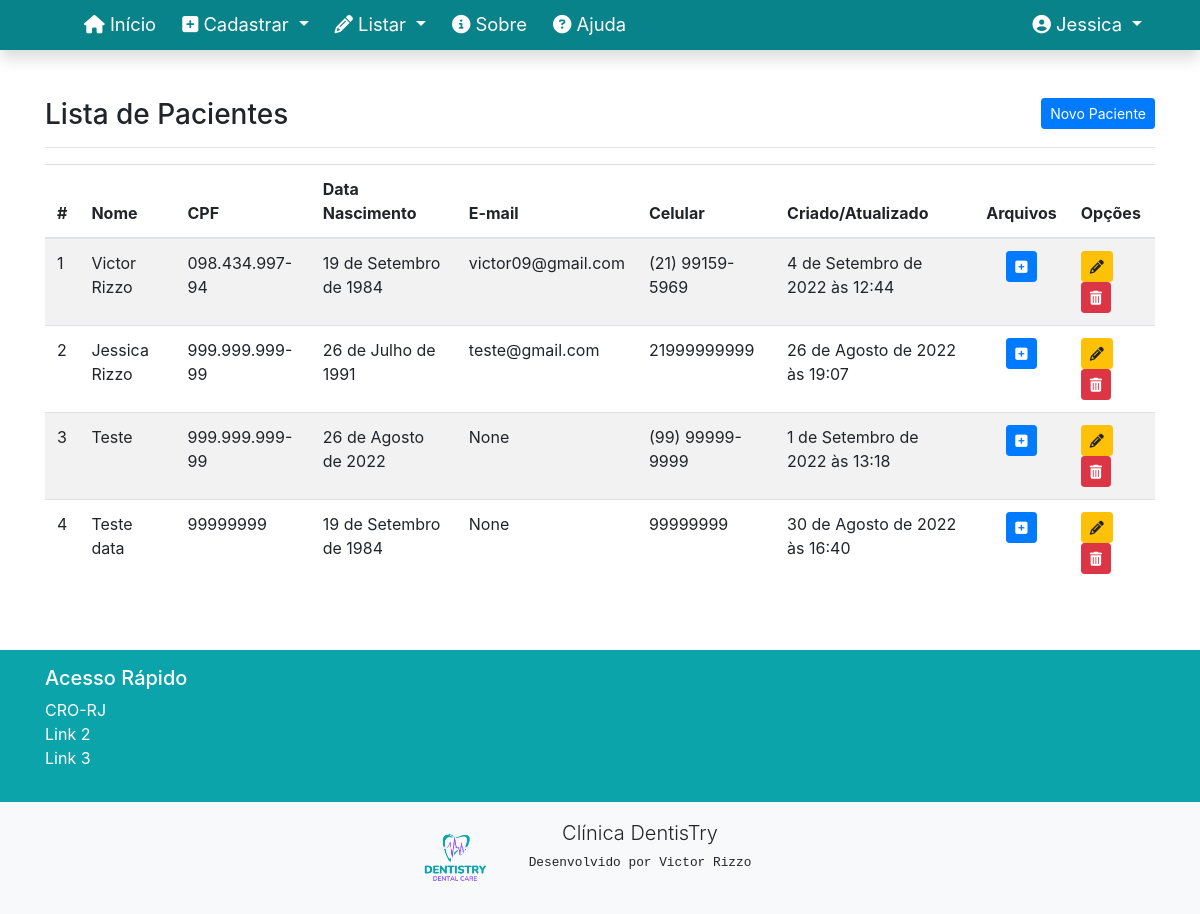
Before: /listar/pacientes/ (signed in) with the older database file.
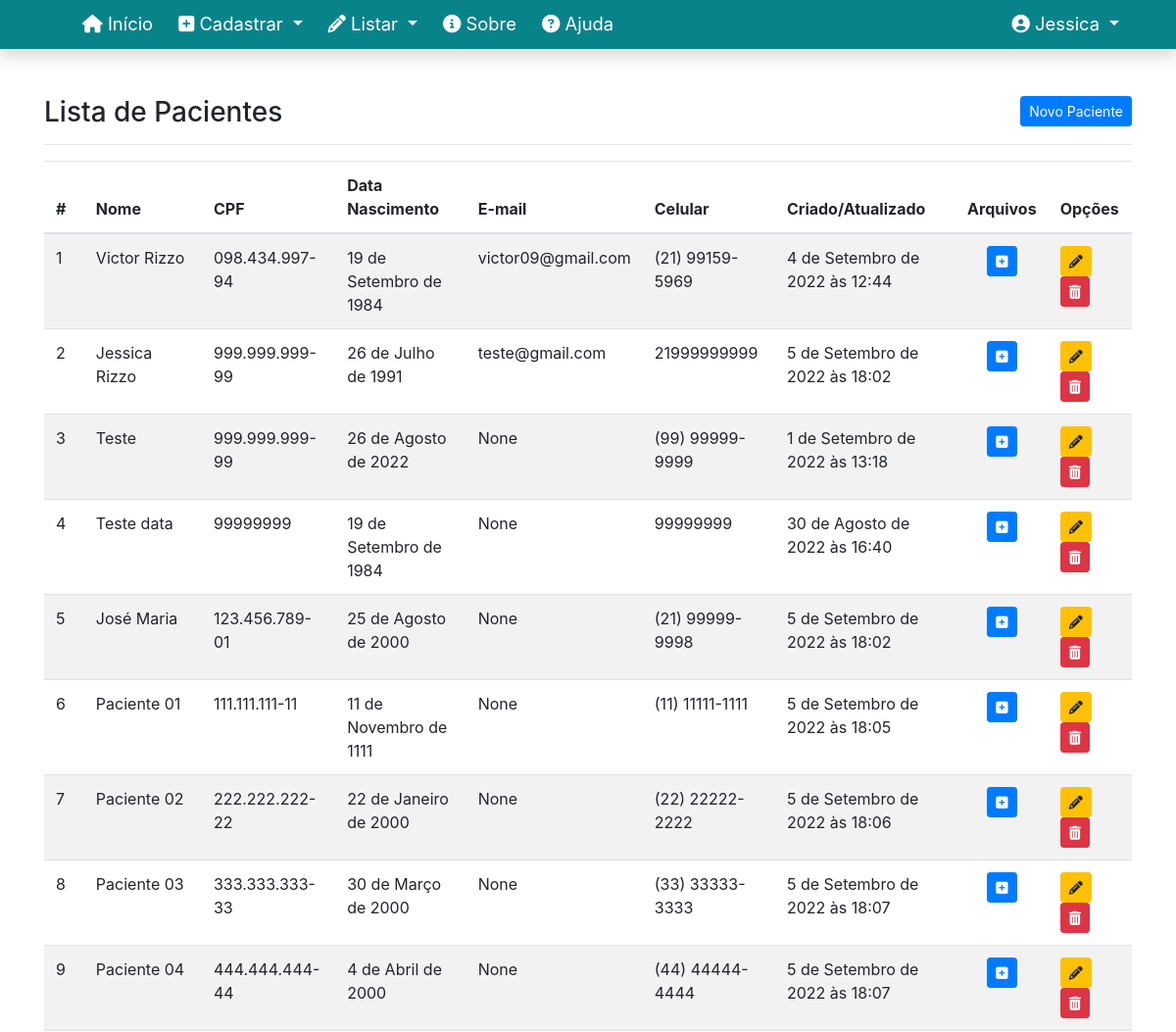
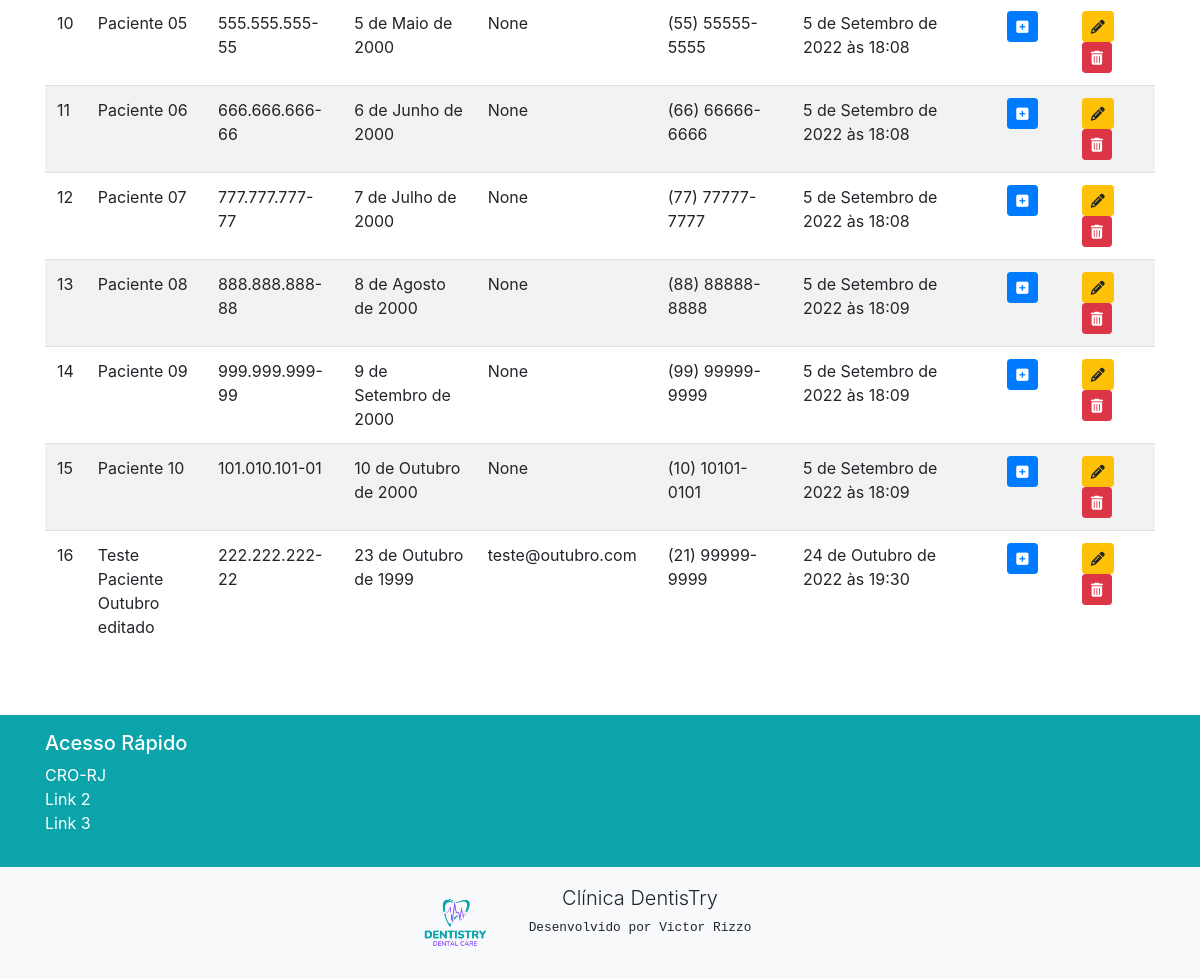
After: the same page with the newer database file (2 pictures, top to bottom).
### agendamentos/models.py (models this page shows, shortened)
class Paciente(models.Model):
    nome = models.CharField('Nome do paciente', max_length=250)
    cpf = models.CharField('CPF ', max_length=14, help_text="Digite somente os números.")
    email = models.CharField('E-mail', max_length=250, null=True, blank=True)
    data_nascimento = models.DateField('Data de Nascimento', help_text="DD/MM/AAAA")
    celular = models.CharField('Núm. celular', max_length=250, help_text="Digite somente os números.")
    arquivo = models.FileField(upload_to='pdf/')
    atualizado_em = models.DateTimeField('Atualizado em', auto_now=True)
    class Meta:
        verbose_name = 'Paciente'
        verbose_name_plural = 'Pacientes'

### agendamentos/views.py (the view)
# urls.py: path('listar/pacientes/', PacienteList.as_view(), name='listar-pacientes'),
class PacienteList(LoginRequiredMixin, ListView):
    login_url = reverse_lazy('login')
    model = Paciente
    template_name = 'cadastros/listas/paciente.html'

### agendamentos/templates/cadastros/listas/paciente.html (shortened to what this page needs)
{% extends 'paginas/modelo-agendamento.html' %}
{% load static %}
{% load crispy_forms_tags %}
{% block conteudo %}
<h3>
    Lista de Pacientes
    <a href="{% url 'cadastrar-paciente' %}" class="btn btn-primary btn-sm float-right">Novo Paciente</a>
</h3>
<hr>
<div class="table-resposive">
    <table class="table table-striped" id="tabela-listar-pacientes">
        <thead>
            <tr>
                <th>#</th>
                <th>Nome</th>
                <th>CPF</th>
                <th>Data Nascimento</th>
                <th>E-mail</th>
                <th>Celular</th>
                <th>Criado/Atualizado</th>
                <th>Arquivos</th>
                <th>Opções</th>
            </tr>
        </thead>
        <tbody>
            {% for paciente in object_list %}
            <tr>
                <td>{{ paciente.pk }}</td>
                <td>{{ paciente.nome }}</td>
                <td>{{ paciente.cpf }}</td>
                <td>{{ paciente.data_nascimento }}</td>
                <td>{{ paciente.email }}</td>
                <td>{{ paciente.celular }}</td>
                <td>{{ paciente.atualizado_em }}</td>
                <td>
                    <div class="text-center">
                        <a href="{% url 'arquivos-paciente' paciente.pk %}" class="btn btn-primary btn-sm" title="Arquivo">
                            <i class="fa fa-plus-square" aria-hidden="true"></i>
                        </a>
                    </div>
                </td>
                <td>
                    <a href="{% url 'editar-paciente' paciente.pk %}" class="btn btn-warning btn-sm" title="Editar">
                        <i class="fa fa-pencil" aria-hidden="true"></i>
                    </a>
                    <a href="{% url 'excluir-paciente' paciente.pk %}" class="btn btn-danger btn-sm" title="Excluir">
                        <i class="fa fa-trash" aria-hidden="true"></i>
                    </a>
                </td>
            </tr>
            {% empty %}
            <tr>
                <td colspan="5">Nenhum paciente cadastrado.</td>
            </tr>
            {% endfor %}
        </tbody>
    </table>
</div>
{% endblock %}

### paginas/templates/paginas/modelo-agendamento.html (shortened to what this page needs)
{% load static %}
<!doctype html>
<html lang="pt-br" class="h-100">
<head>
    <link rel="stylesheet" href="https://cdn.jsdelivr.net/npm/bootstrap@4.4.1/dist/css/bootstrap.min.css">
    <link href="{% static 'css/font-awesome.css' %}" rel="stylesheet">
    <link href="{% static 'css/dentistry.css' %}" rel="stylesheet">
    <link rel="stylesheet" type="text/css" href="https://cdn.datatables.net/v/bs4/dt-1.12.1/datatables.min.css" />
</head>
<body class="d-flex flex-column h-100">
    <main role="main" class="flex-shrink-0">
        {% block menu %}
        <nav class="navbar navbar-expand-lg navbar-dark bg-dentistry-escuro font-115 shadow">
            <div class="container">
                <a class="navbar-brand" href="#">
                </a>
                <div class="collapse navbar-collapse" id="navbarNavDropdown">
                    <ul class="navbar-nav mr-auto">
                        <li class="nav-item">
                            <a class="nav-link" href="{% url 'index' %}">
                                <i class="fa fa-home" aria-hidden="true"></i>
                                Início
                            </a>
                        </li>
                        {% if request.user.is_authenticated %}
                        <li class="nav-item dropdown">
                            <a class="nav-link dropdown-toggle text-white" href="#" id="navbarDropdownMenuLink"
                                role="button" data-toggle="dropdown" aria-haspopup="true" aria-expanded="false">
                                <i class="fa fa-plus-square" aria-hidden="true"></i>
                                Cadastrar
                            </a>
                        </li>
                        {% endif %}
                        {% if request.user.is_authenticated %}
                        <li class="nav-item dropdown">
                            <a class="nav-link dropdown-toggle text-white" href="#" id="navbarDropdownMenuLink"
                                role="button" data-toggle="dropdown" aria-haspopup="true" aria-expanded="false">
                                <i class="fa fa-pencil" aria-hidden="true"></i>
                                Listar
                            </a>
                        </li>
                        {% endif %}
                        <li class="nav-item ">
                            <a class="nav-link" href="{% url 'sobre' %}">
                                <i class="fa fa-info-circle" aria-hidden="true"></i>
                                Sobre
                            </a>
                        </li>
                        <li class="nav-item ">
                            <a class="nav-link" href="mailto:victor09@gmail.com">
                                <i class="fa fa-question-circle" aria-hidden="true"></i>
                                Ajuda
                            </a>
                        </li>
                    </ul>
                    <ul class="navbar-nav">
                        {% if request.user.is_authenticated %}
                        <li class="nav-item dropdown">
                            <a class="nav-link dropdown-toggle text-white" href="#" id="navbarDropdownMenuLink"
                                role="button" data-toggle="dropdown" aria-haspopup="true" aria-expanded="false">
                                <i class="fa fa-user-circle" aria-hidden="true"></i>
                                <span id="username">{{ request.user }}</span>
                            </a>
                        </li>
                        {% endif %}
                    </ul>
                </div>
            </div>
        </nav>
        {% endblock %}
        <div class="container py-5">
            {% block conteudo %}{% endblock %}
        </div>
    </main>
    <footer class="mt-auto">
        {% block rodape-links %}
        <div class="container-fluid bg-dentistry text-white p-3">
            <div class="container">
                <div class="row">
                    <div class="col-sm">
                        <h5>Acesso Rápido</h5>
                        <ul class="list-unstyled">
                            <li><a href="https://www.cro-rj.org.br/" class="text-white">CRO-RJ</a></li>
                            <li><a href="#" class="text-white">Link 2</a></li>
                            <li><a href="#" class="text-white">Link 3</a></li>
                        </ul>
                    </div>
                </div>
            </div>
        </div>
        {% endblock %}
        {% block rodape %}
        <div class="container-fluid bg-light text-center p-3">
            <div class="row">
                <div class="col-md-4 mx-auto text-center">
                    <img src="{% static 'img/1.png' %}" height="80" class="float-left" alt="">
                    <p>
                        <span class="lead">Clínica DentisTry</span><br>
                        <span class="small text-monospace">Desenvolvido por Victor Rizzo</span>
                    </p>
                </div>
            </div>
            {% endblock %}
    </footer>
</body>
</html>

### static/css/dentistry.css (style rules this page uses)
.bg-dentistry { background-color: #0ba4ab; }
.bg-dentistry-escuro { background-color: #09838a; }
.font-115 { font-size: 115%; }
.navbar { padding: 0 !important; }
.navbar .navbar-brand { padding-left: 10px; }
.navbar a.nav-link { color: white !important; }
.navbar .nav-item { padding: 3px 5px; }
table td { max-width: 500px; }

Changed rows visible on the page:
changed Paciente "Jessica Rizzo": atualizado_em "26 de Agosto de 2022 às 19:07" → "5 de Setembro de 2022 às 18:02"
added Paciente: pk "5", nome "José Maria", cpf "123.456.789-01", data_nascimento "25 de Agosto de 2000", email "None", celular "(21) 99999-9998", atualizado_em "5 de Setembro de 2022 às 18:02"
added Paciente: pk "6", nome "Paciente 01", cpf "111.111.111-11", data_nascimento "11 de Novembro de 1111", email "None", celular "(11) 11111-1111", atualizado_em "5 de Setembro de 2022 às 18:05"
added Paciente: pk "7", nome "Paciente 02", cpf "222.222.222-22", data_nascimento "22 de Janeiro de 2000", email "None", celular "(22) 22222-2222", atualizado_em "5 de Setembro de 2022 às 18:06"
added Paciente: pk "8", nome "Paciente 03", cpf "333.333.333-33", data_nascimento "30 de Março de 2000", email "None", celular "(33) 33333-3333", atualizado_em "5 de Setembro de 2022 às 18:07"
added Paciente: pk "9", nome "Paciente 04", cpf "444.444.444-44", data_nascimento "4 de Abril de 2000", email "None", celular "(44) 44444-4444", atualizado_em "5 de Setembro de 2022 às 18:07"
added Paciente: pk "10", nome "Paciente 05", cpf "555.555.555-55", data_nascimento "5 de Maio de 2000", email "None", celular "(55) 55555-5555", atualizado_em "5 de Setembro de 2022 às 18:08"
added Paciente: pk "11", nome "Paciente 06", cpf "666.666.666-66", data_nascimento "6 de Junho de 2000", email "None", celular "(66) 66666-6666", atualizado_em "5 de Setembro de 2022 às 18:08"
added Paciente: pk "12", nome "Paciente 07", cpf "777.777.777-77", data_nascimento "7 de Julho de 2000", email "None", celular "(77) 77777-7777", atualizado_em "5 de Setembro de 2022 às 18:08"
added Paciente: pk "13", nome "Paciente 08", cpf "888.888.888-88", data_nascimento "8 de Agosto de 2000", email "None", celular "(88) 88888-8888", atualizado_em "5 de Setembro de 2022 às 18:09"
added Paciente: pk "14", nome "Paciente 09", cpf "999.999.999-99", data_nascimento "9 de Setembro de 2000", email "None", celular "(99) 99999-9999", atualizado_em "5 de Setembro de 2022 às 18:09"
added Paciente: pk "15", nome "Paciente 10", cpf "101.010.101-01", data_nascimento "10 de Outubro de 2000", email "None", celular "(10) 10101-0101", atualizado_em "5 de Setembro de 2022 às 18:09"
added Paciente: pk "16", nome "Teste Paciente Outubro editado", cpf "222.222.222-22", data_nascimento "23 de Outubro de 1999", email "teste@outubro.com", celular "(21) 99999-9999", atualizado_em "24 de Outubro de 2022 às 19:30"
